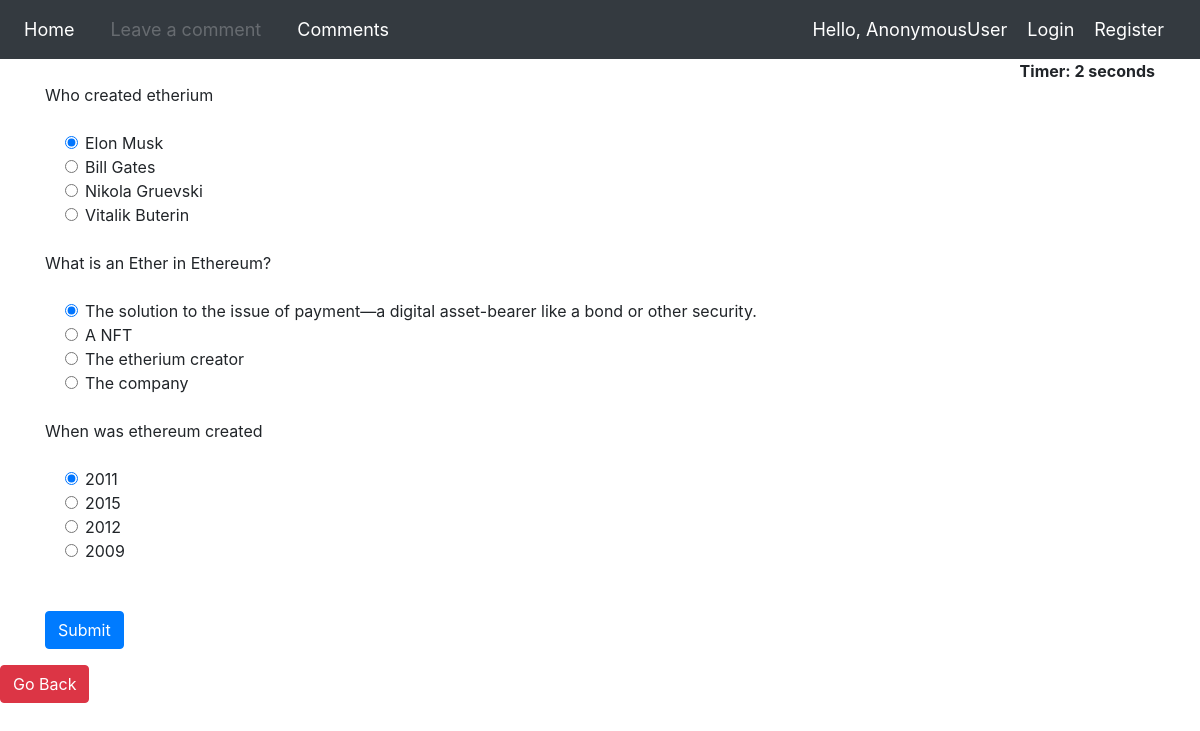
The app's page /etherium_quiz/ with its own data.
### nft/models.py (models this page shows, shortened)
class EtheriumQuesModel(models.Model):
    question = models.CharField(max_length=200,null=True)
    op1 = models.CharField(max_length=200,null=True)
    op2 = models.CharField(max_length=200,null=True)
    op3 = models.CharField(max_length=200,null=True)
    op4 = models.CharField(max_length=200,null=True)
    ans = models.CharField(max_length=200,null=True)

### nft/views.py (the view)
# urls.py: path('etherium_quiz/',views.EtheriumQuizView,name="EtheriumQuiz"),
def EtheriumQuizView(request):
    if request.method == 'POST':
        questions=EtheriumQuesModel.objects.all()
        score=0
        wrong=0
        correct=0
        total=0
        for q in questions:
            total+=1
            print(q.ans)
            print(request.POST[q.question])
            if q.ans ==  request.POST.get(q.question):
                score+=10
                correct+=1
            else:
                wrong+=1
        percent = score/(total*10) *100
        context = {
            'score':score,
            'time': request.POST.get('timer'),
            'correct':correct,
            'wrong':wrong,
            'percent':percent,
            'total':total
        }
        return render(request,'nft/result.html',context)
    else:
        questions=EtheriumQuesModel.objects.all()
        context = {
            'questions':questions
        }
        return render(request,'nft/quizEtherium.html',context)

### nft/templates/nft/quizEtherium.html
{% extends 'quiz.html' %}
{% block content %}
{% load static %}
<a href='{% url 'etherium' %}' class="btn btn-danger" role="button" aria-pressed="true">Go Back</a>
{% endblock %}

### templates/quiz.html (shortened to what this page needs)
{% load static %}
<html>
    <head>
        <link rel="stylesheet" href="https://stackpath.bootstrapcdn.com/bootstrap/4.5.0/css/bootstrap.min.css">
    </head>
    <body>
        {% include 'navbar.html' %}
        <div class="container ">
            <div align="right " id="displaytimer"><b>Timer: 0 seconds</b></div>
             <form method='post' action=''>
                {% for q  in questions%}
                <div class="form-group">
                  <label for="question">{{q.question}}</label>
                </div>
                <div class="form-check">
                    <div class="form-check">
                        <input class="form-check-input" type="radio" name="{{q.question}}" id="gridRadios1" value="{{q.op1}}" checked>
                        <label class="form-check-label" for="gridRadios1">
                            {{q.op1}}
                        </label>
                    </div>
                    <div class="form-check">
                        <input class="form-check-input" type="radio" name="{{q.question}}" id="gridRadios2" value="{{q.op2}}">
                        <label class="form-check-label" for="gridRadios2">
                            {{q.op2}}
                        </label>
                    </div>
                    <div class="form-check">
                        <input class="form-check-input" type="radio" name="{{q.question}}" id="gridRadios1" value="{{q.op3}}">
                        <label class="form-check-label" for="gridRadios1">
                            {{q.op3}}
                        </label>
                    </div>
                    <div class="form-check">
                        <input class="form-check-input" type="radio" name="{{q.question}}" id="gridRadios2" value="{{q.op4}}">
                        <label class="form-check-label" for="gridRadios2">
                            {{q.op4}}
                        </label>
                    </div>
                    <br>
                </div>
                {% endfor %}
                <br>
                <button type="submit" class="btn btn-primary">Submit</button>
              </form>
            </div>
        {% block content %}
        {% endblock %}
        <br>
    </body>
</html>

### records on screen
EtheriumQuesModel: question "Who created etherium", op1 "Elon Musk", op2 "Bill Gates", op3 "Nikola Gruevski", op4 "Vitalik Buterin"
EtheriumQuesModel: question "What is an Ether in Ethereum?", op1 "The solution to the issue of payment—a digital asset-bearer like a bond or other security.", op2 "A NFT", op3 "The etherium creator", op4 "The company"
EtheriumQuesModel: question "When was ethereum created", op1 "2011", op2 "2015", op3 "2012", op4 "2009"

### other values on screen
{{ request.user }} "AnonymousUser"
